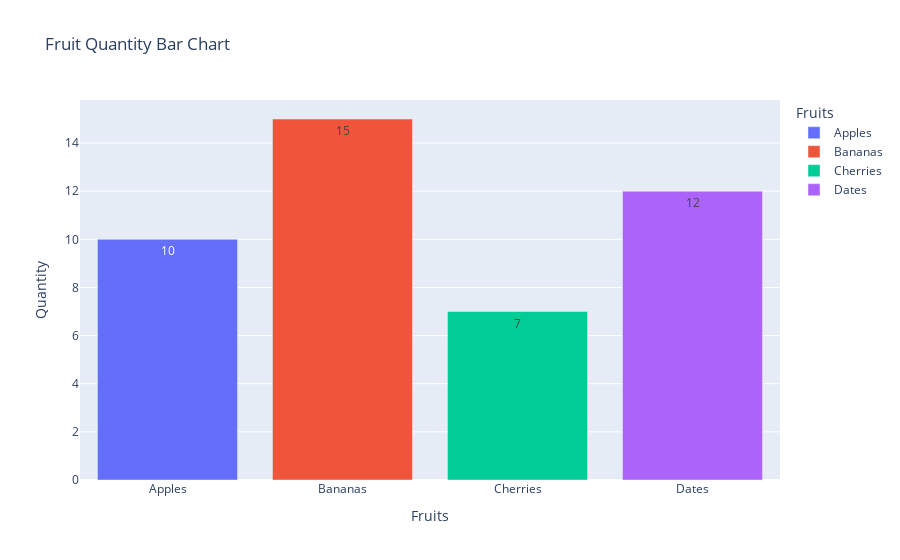

Notebook cell for this chart:
### Code cell
import plotly.express as px
import pandas as pd

# Sample data
data = {
    "Fruits": ["Apples", "Bananas", "Cherries", "Dates"],
    "Quantity": [10, 15, 7, 12]
}

df = pd.DataFrame(data)

# Create bar chart
fig = px.bar(
    df,
    x="Fruits",
    y="Quantity",
    title="Fruit Quantity Bar Chart",
    color="Fruits",  # Adds color by category
    text="Quantity"  # Show values on bars
)

fig.show()

### Figure 1 — Plotly figure (JSON) as saved in the notebook; plotly's stock layout.template omitted (floating-point values rounded to 4 significant figures)
{"data": [{"hovertemplate": "Fruits=%{x}<br>Quantity=%{text}<extra></extra>", "legendgroup": "Apples", "marker": {"color": "#636efa", "pattern": {"shape": ""}}, "name": "Apples", "orientation": "v", "showlegend": true, "text": [10.0], "textposition": "auto", "type": "bar", "x": ["Apples"], "xaxis": "x", "y": [10], "yaxis": "y"}, {"hovertemplate": "Fruits=%{x}<br>Quantity=%{text}<extra></extra>", "legendgroup": "Bananas", "marker": {"color": "#EF553B", "pattern": {"shape": ""}}, "name": "Bananas", "orientation": "v", "showlegend": true, "text": [15.0], "textposition": "auto", "type": "bar", "x": ["Bananas"], "xaxis": "x", "y": [15], "yaxis": "y"}, {"hovertemplate": "Fruits=%{x}<br>Quantity=%{text}<extra></extra>", "legendgroup": "Cherries", "marker": {"color": "#00cc96", "pattern": {"shape": ""}}, "name": "Cherries", "orientation": "v", "showlegend": true, "text": [7.0], "textposition": "auto", "type": "bar", "x": ["Cherries"], "xaxis": "x", "y": [7], "yaxis": "y"}, {"hovertemplate": "Fruits=%{x}<br>Quantity=%{text}<extra></extra>", "legendgroup": "Dates", "marker": {"color": "#ab63fa", "pattern": {"shape": ""}}, "name": "Dates", "orientation": "v", "showlegend": true, "text": [12.0], "textposition": "auto", "type": "bar", "x": ["Dates"], "xaxis": "x", "y": [12], "yaxis": "y"}], "layout": {"barmode": "relative", "legend": {"title": {"text": "Fruits"}, "tracegroupgap": 0}, "title": {"text": "Fruit Quantity Bar Chart"}, "xaxis": {"anchor": "y", "categoryarray": ["Apples", "Bananas", "Cherries", "Dates"], "categoryorder": "array", "domain": [0, 1], "title": {"text": "Fruits"}}, "yaxis": {"anchor": "x", "domain": [0, 1], "title": {"text": "Quantity"}}}}
